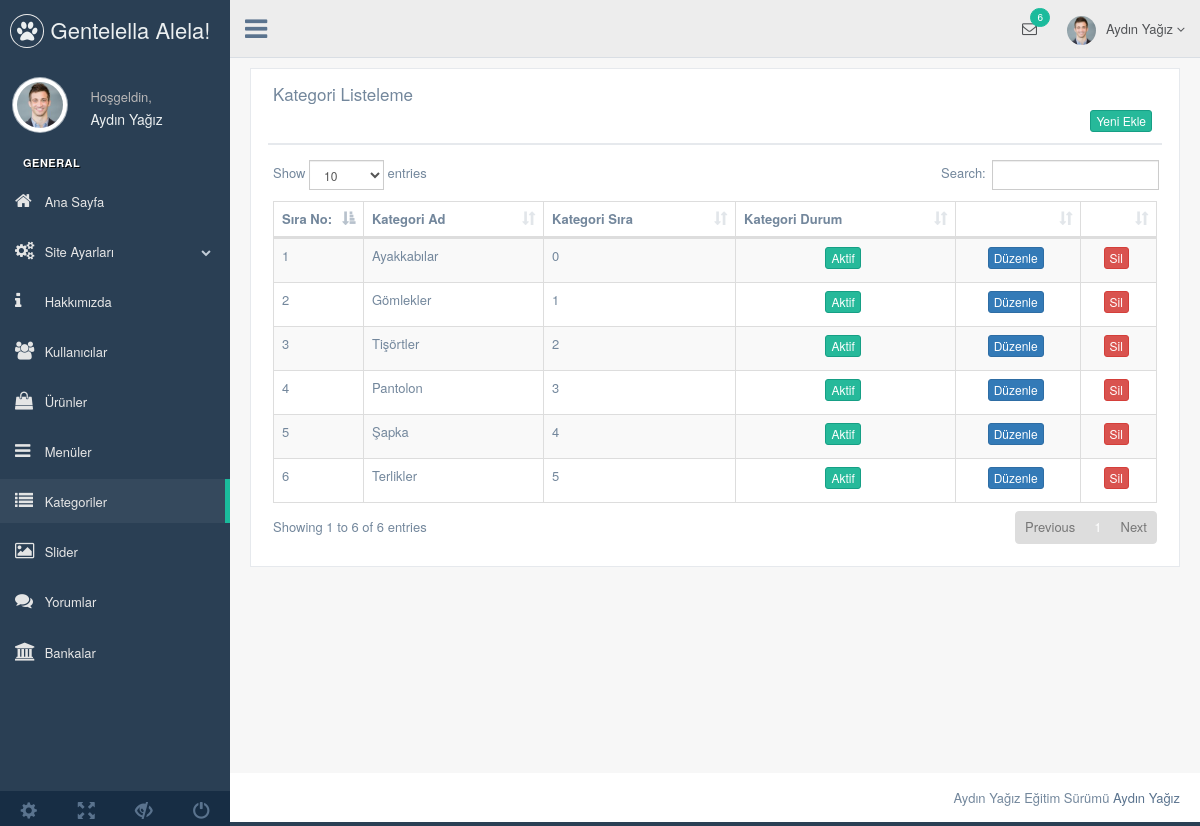
Page /nedmin/production/kategori.php (signed in) on the committed database.
### tables this page shows
CREATE TABLE `kullanici` (
  `kullanici_id` int(11) NOT NULL,
  `kullanici_zaman` datetime NOT NULL DEFAULT current_timestamp(),
  `kullanici_resim` varchar(250) NOT NULL,
  `kullanici_tc` varchar(50) NOT NULL,
  `kullanici_ad` varchar(50) NOT NULL,
  `kullanici_mail` varchar(100) NOT NULL,
  `kullanici_gsm` varchar(50) NOT NULL,
  `kullanici_password` varchar(50) NOT NULL,
  `kullanici_adsoyad` varchar(50) NOT NULL,
  `kullanici_adres` varchar(250) NOT NULL,
  `kullanici_il` varchar(100) NOT NULL,
  `kullanici_ilce` varchar(100) NOT NULL,
  `kullanici_unvan` varchar(100) NOT NULL,
  `kullanici_yetki` varchar(50) NOT NULL,
  `kullanici_durum` int(1) NOT NULL DEFAULT 1
);

CREATE TABLE `kategori` (
  `kategori_id` int(11) NOT NULL,
  `kategori_ad` varchar(100) NOT NULL,
  `kategori_ust` int(2) NOT NULL,
  `kategori_seourl` varchar(250) NOT NULL,
  `kategori_sira` int(2) NOT NULL,
  `kategori_durum` enum('0','1') NOT NULL DEFAULT '1'
);

### nedmin/production/kategori.php (the view, shortened to what this page needs)
<?php
include 'header.php';
$kategorisor=$db->prepare("SELECT * FROM kategori order by kategori_sira ASC");
$kategorisor->execute();
?>
<div class="right_col" role="main">
  <div class="">
    <div class="row">
      <div class="col-md-12 col-sm-12 col-xs-12">
        <div class="x_panel">
          <div class="x_title">
            <h2>Kategori Listeleme </h2>
            <div class="clearfix"></div>
            <div align="right">
              <a href="kategori-ekle.php"><button class="btn btn-success btn-xs">Yeni Ekle</button></a>
            </div>
          </div>
          <div class="x_content">
            <table id="datatable-responsive" class="table table-striped table-bordered dt-responsive nowrap" cellspacing="0" width="100%">
              <thead>
                <tr>
                  <th>Sıra No:</th>
                  <th>Kategori Ad</th>
                  <th>Kategori Sıra</th>
                  <th>Kategori Durum</th>
                  <th></th>
                  <th></th>
                </tr>
              </thead>
              <tbody>
                <?php
                $say=0;
                while($kategoricek=$kategorisor->fetch(PDO::FETCH_ASSOC)){ $say++;?>
                  <tr>
                    <td width="20"><?php echo $say ?></td>
                    <td><?php echo $kategoricek['kategori_ad'] ?></td>
                    <td><?php echo $kategoricek['kategori_sira'] ?></td>
                    <td>
                      <center> <?php
                      if ($kategoricek['kategori_durum']==1 ) { ?>
                        <button class="btn btn-success btn-xs">Aktif</button>
                      <?php  } else { ?>
                        <button class="btn btn-danger btn-xs">Pasif</button>
                      <?php  } ?>
                    </center>
                  </td>
                  <td><center><a href="kategori-duzenle.php?kategori_id=<?php echo $kategoricek['kategori_id']; ?>"><button class="btn btn-primary btn-xs">Düzenle</button></a></center></td>
                  <td><center><a href="../netting/islem.php?kategori_id=<?php echo $kategoricek['kategori_id']; ?>&kategorisil=ok"><button class="btn btn-danger btn-xs">Sil</button></a></center></td>
                </tr>
              <?php  }
              ?>
            </tbody>
          </table>
        </div>
      </div>
    </div>
  </div>
</div>
</div>
<?php include 'footer.php'; ?>

### nedmin/production/header.php (shortened to what this page needs)
<?php
include '../netting/baglan.php';
$kullanicisor=$db->prepare("SELECT * FROM kullanici WHERE kullanici_mail=:mail");
$kullanicisor->execute(array(
  'mail' => $_SESSION['kullanici_mail']
));
$kullanicicek=$kullanicisor->fetch(PDO::FETCH_ASSOC);
?>
<!DOCTYPE html>
<html lang="en">
<head>
  <link href="../vendors/bootstrap/dist/css/bootstrap.min.css" rel="stylesheet">
  <link href="../vendors/font-awesome/css/font-awesome.min.css" rel="stylesheet">
  <link href="../vendors/nprogress/nprogress.css" rel="stylesheet">
  <link href="../vendors/iCheck/skins/flat/green.css" rel="stylesheet">
  <link href="../vendors/datatables.net-bs/css/dataTables.bootstrap.min.css" rel="stylesheet">
  <link href="../vendors/datatables.net-buttons-bs/css/buttons.bootstrap.min.css" rel="stylesheet">
  <link href="../vendors/datatables.net-fixedheader-bs/css/fixedHeader.bootstrap.min.css" rel="stylesheet">
  <link href="../vendors/datatables.net-responsive-bs/css/responsive.bootstrap.min.css" rel="stylesheet">
  <link href="../vendors/datatables.net-scroller-bs/css/scroller.bootstrap.min.css" rel="stylesheet">
  <link href="../vendors/dropzone/dist/min/dropzone.min.css" rel="stylesheet">
  <link href="../build/css/custom.min.css" rel="stylesheet">
</head>
<body class="nav-md">
  <div class="container body">
    <div class="main_container">
      <div class="col-md-3 left_col">
        <div class="left_col scroll-view">
          <div class="navbar nav_title" style="border: 0;">
            <a href="index.html" class="site_title"><i class="fa fa-paw"></i> <span>Gentelella Alela!</span></a>
          </div>
          <div class="profile clearfix">
            <div class="profile_pic">
              <img src="images/img.jpg" alt="..." class="img-circle profile_img">
            </div>
            <div class="profile_info">
              <span>Hoşgeldin,</span>
              <h2> <?php echo $kullanicicek['kullanici_adsoyad']; ?> </h2>
            </div>
          </div>
          <br />
          <div id="sidebar-menu" class="main_menu_side hidden-print main_menu">
            <div class="menu_section">
              <h3>General</h3>
              <ul class="nav side-menu">
                <li><a href="index.php"><i class="fa fa-home"></i> Ana Sayfa </a></li>
                <li><a><i class="fa fa-cogs"></i> Site Ayarları <span class="fa fa-chevron-down"></span></a>
                </li>
                <li><a href="hakkimizda.php"><i class="fa fa-info"></i> Hakkımızda </a></li>
                <li><a href="kullanici.php"><i class="fa fa-users"></i> Kullanıcılar </a></li>
                <li><a href="urun.php"><i class="fa fa-shopping-bag"></i> Ürünler </a></li>
                <li><a href="menu.php"><i class="fa fa-bars"></i> Menüler </a></li>
                <li><a href="kategori.php"><i class="fa fa-list"></i> Kategoriler </a></li>
                <li><a href="slider.php"><i class="fa fa-image"></i> Slider </a></li>
                <li><a href="yorum.php"><i class="fa fa-comments"></i> Yorumlar </a></li>
                <li><a href="banka.php"><i class="fa fa-bank"></i> Bankalar </a></li>
              </ul>
            </div>
          </div>
          <div class="sidebar-footer hidden-small">
            <a data-toggle="tooltip" data-placement="top" title="Settings">
              <span class="glyphicon glyphicon-cog" aria-hidden="true"></span>
            </a>
            <a data-toggle="tooltip" data-placement="top" title="FullScreen">
              <span class="glyphicon glyphicon-fullscreen" aria-hidden="true"></span>
            </a>
            <a data-toggle="tooltip" data-placement="top" title="Lock">
              <span class="glyphicon glyphicon-eye-close" aria-hidden="true"></span>
            </a>
            <a data-toggle="tooltip" data-placement="top" title="Logout">
              <span class="glyphicon glyphicon-off" aria-hidden="true"></span>
            </a>
          </div>
        </div>
      </div>
      <div class="top_nav">
        <div class="nav_menu">
          <nav>
            <div class="nav toggle">
              <a id="menu_toggle"><i class="fa fa-bars"></i></a>
            </div>
            <ul class="nav navbar-nav navbar-right">
              <li class="">
                <a href="javascript:;" class="user-profile dropdown-toggle" data-toggle="dropdown" aria-expanded="false">
                  <img src="images/img.jpg" alt=""><?php echo $kullanicicek['kullanici_adsoyad'] ?>
                  <span class=" fa fa-angle-down"></span>
                </a>
              </li>
              <li role="presentation" class="dropdown">
                <a href="javascript:;" class="dropdown-toggle info-number" data-toggle="dropdown" aria-expanded="false">
                  <i class="fa fa-envelope-o"></i>
                  <span class="badge bg-green">6</span>
                </a>
              </li>
            </ul>
          </nav>
        </div>
      </div>

### rows in the picture
kullanici: kullanici_adsoyad "Aydın Yağız"
kategori: kategori_ad "Ayakkabılar", kategori_sira "0", kategori_durum "Aktif"
kategori: kategori_ad "Gömlekler", kategori_sira "1", kategori_durum "Aktif"
kategori: kategori_ad "Tişörtler", kategori_sira "2", kategori_durum "Aktif"
kategori: kategori_ad "Pantolon", kategori_sira "3", kategori_durum "Aktif"
kategori: kategori_ad "Şapka", kategori_sira "4", kategori_durum "Aktif"
kategori: kategori_ad "Terlikler", kategori_sira "5", kategori_durum "Aktif"
